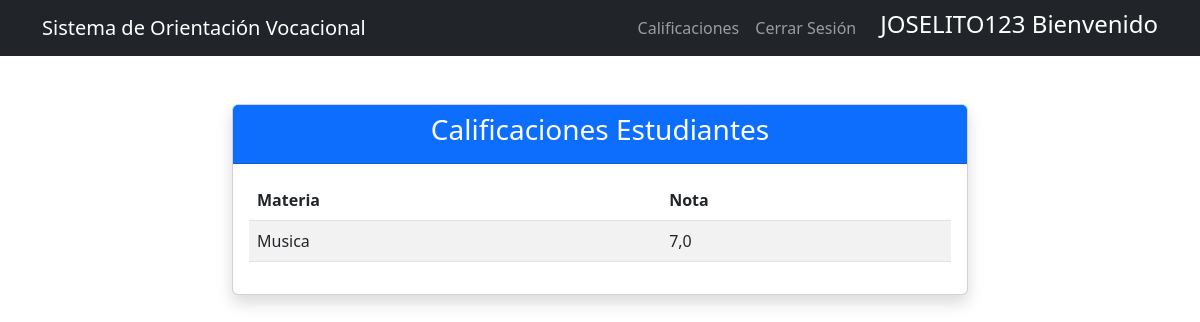
/calificaciones/ (signed in), run on the app's committed database.
### Usuarios/models.py (models this page shows, shortened)
class User(AbstractUser):
    ROLES = (
        ('estudiante', 'Estudiante'),
        ('profesor', 'Profesor'),
    )
    role = models.CharField(max_length=10, choices=ROLES, verbose_name="Rol")
    cedula = models.CharField(max_length=10, unique=True, verbose_name="Cédula")
    telefono = models.CharField(max_length=10, verbose_name="Teléfono")
    especialidad = models.CharField(max_length=100, null=True, blank=True, verbose_name="Especialidad")
    fecha_nacimiento = models.DateField(null=True, blank=True, verbose_name="Fecha de Nacimiento")
    direccion = models.TextField(null=True, blank=True, verbose_name="Dirección")
    groups = models.ManyToManyField(
        'auth.Group',
        verbose_name='groups',
        blank=True,
        related_name='custom_user_set',
        related_query_name='custom_user'
    )
    user_permissions = models.ManyToManyField(
        'auth.Permission',
        verbose_name='user permissions',
        blank=True,
        related_name='custom_user_set',
        related_query_name='custom_user'
    )

### Academico/models.py (models this page shows, shortened)
class Clase(models.Model):
    id_clase = models.AutoField(primary_key=True)
    nombre = models.CharField(max_length=100, verbose_name="Nombre")
    codigo = models.CharField(max_length=20, verbose_name="Código")
    creditos = models.IntegerField(verbose_name="Créditos")
    profesor = models.ForeignKey(User, on_delete=models.CASCADE, limit_choices_to={'role': 'profesor'})
    class Meta:
        verbose_name = "Clase"
        verbose_name_plural = "Clases"

class Calificacion(models.Model):
    id_calificacion = models.AutoField(primary_key=True)
    estudiante = models.ForeignKey(User, on_delete=models.CASCADE, limit_choices_to={'role': 'estudiante'})
    clase = models.ForeignKey(Clase, on_delete=models.CASCADE)
    nota = models.FloatField(verbose_name="Nota", validators=[MaxValueValidator(10)])
    fecha_registro = models.DateField(auto_now_add=True, verbose_name="Fecha de Registro")
    comentario = models.TextField(blank=True, null=True, verbose_name="Comentario")
    class Meta:
        verbose_name = "Calificación"
        verbose_name_plural = "Calificaciones"

### Core/views.py (the view)
# urls.py: path('calificaciones/', views.calificaciones, name='calificaciones'),
@login_required
def calificaciones(request):
    if request.user.is_superuser:
        calificaciones = (
            Calificacion.objects.select_related('clase', 'estudiante')
            .only('clase__nombre', 'nota', 'estudiante__first_name', 'estudiante__last_name')
            .all()
        )
    else:
        calificaciones = (
            Calificacion.objects.select_related('clase')
            .only('clase__nombre', 'nota')
            .filter(estudiante=request.user)
        )
    data = [
        {
            'estudiante': f"{cal.estudiante.first_name} {cal.estudiante.last_name}" if request.user.is_superuser else None,
            'clase': cal.clase.nombre,
            'nota': cal.nota,
        }
        for cal in calificaciones
    ]
    return render(request, 'core/calificaciones.html', {'data': data, 'is_superuser': request.user.is_superuser})

### Core/templates/core/calificaciones.html (shortened to what this page needs)
{% extends 'core/index.html' %}
{% block content %}
<div class="container mt-5">
    <div class="row justify-content-center">
        <div class="col-md-8">
            <div class="card shadow">
                <div class="card-header bg-primary text-white text-center">
                    <h3>Calificaciones Estudiantes</h3>
                </div>
                <div class="card-body">
                    {% if data %}
                        <table class="table table-striped table-hover">
                            <thead>
                                <tr>
                                    <th>Materia</th>
                                    <th>Nota</th>
                                </tr>
                            </thead>
                            <tbody>
                                {% for item in data %}
                                    <tr>
                                        <td>{{ item.clase }}</td>
                                        <td>{{ item.nota }}</td>
                                    </tr>
                                {% endfor %}
                            </tbody>
                        </table>
                    {% else %}
                        <div class="alert alert-info text-center" role="alert">
                            No existen calificaciones registradas en el sistema.
                        </div>
                    {% endif %}
                </div>
            </div>
        </div>
    </div>
</div>
{% endblock %}

### Core/templates/core/index.html (shortened to what this page needs)
<!DOCTYPE html>
<html lang="es">
<head>
    {% load static %}
    <link href="https://cdn.jsdelivr.net/npm/bootstrap@5.3.0/dist/css/bootstrap.min.css" rel="stylesheet">
</head>
<body>
    {% block header %}
    <header>
        <nav class="navbar navbar-expand-lg navbar-dark bg-dark">
            <div class="container">
                <a class="navbar-brand" href="/">Sistema de Orientación Vocacional</a>
                <div class="navbar-nav ml-auto">
                    {% if request.user.is_authenticated %}
                        {% if request.user.role == 'estudiante'%}
                            <a class="nav-link" href="{% url 'calificaciones' %}">Calificaciones</a>
                        {% elif request.user.role == 'profesor' %}
                            <a class="nav-link" href="{% url 'asignarNota' %}">Asignar Nota</a>
                        {% elif request.user.is_superuser %}
                            <a class="nav-link" href="{% url 'calificaciones' %}">Calificaciones</a>
                            <a class="nav-link" href="{% url 'asignarNota' %}">Asignar Nota</a>
                        {% endif %}
                        <a class="nav-link" href="{% url 'exit' %}">Cerrar Sesión</a>
                        <h4 class="text-white ms-3 align-self-center">{{request.user.username | upper}} Bienvenido</h4>
                    {% else %}
                        <a class="nav-link" href="{% url 'login' %}">Iniciar Sesión</a>
                        <a class="nav-link" href="{% url 'register' %}">Registrarse</a>
                    {% endif %}
                </div>
            </div>
        </nav>
    </header>
    {% endblock %}
    {% block content %}{% endblock %}
</body>
</html>

### data on the page
User: user.username "JOSELITO123"
Clase: clase "Musica"
Calificacion: nota "7,0"
